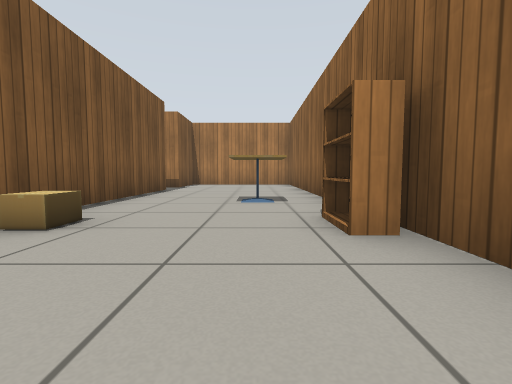
View 1 (above)

20 first-person views from a walk through a robot-simulator world made for Gazebo. The camera is 0.5 m above the floor, tilts 4° down and sees 85° across. The floor is counted in squares, 1 m on a side. Each view is taken from the middle of a square. On the plan, view 1 faces up. The plan holds only what a view shows up to about 9 squares ahead; the rest is blank. Simple patterns stand in for the simulator's built-in surfaces.

View 2
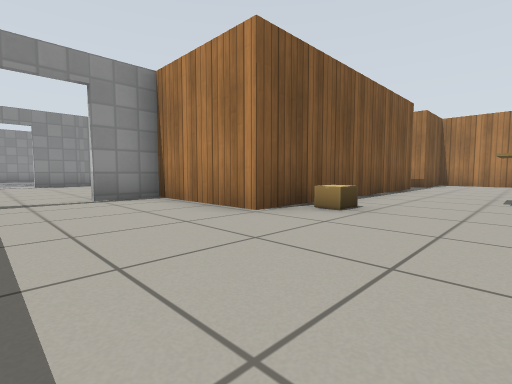

View 3
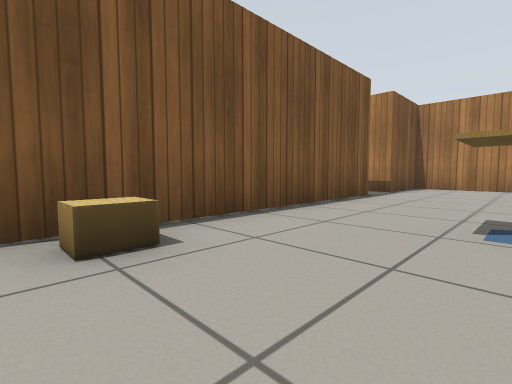

View 4
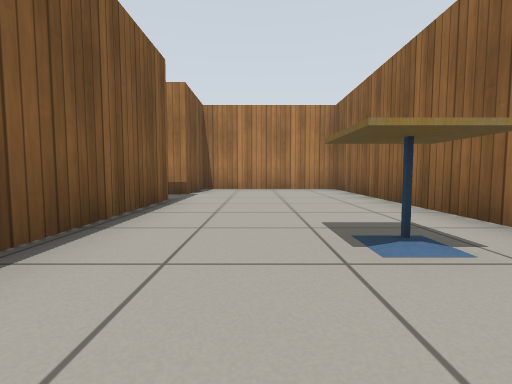

View 5
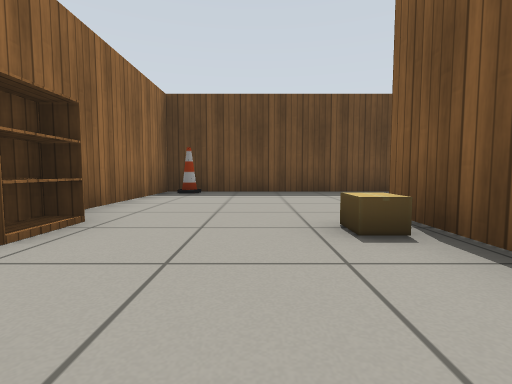

View 6
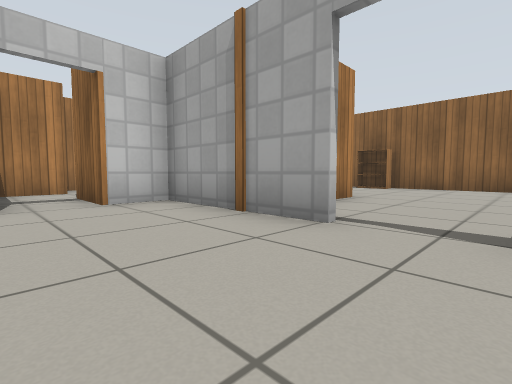

View 7
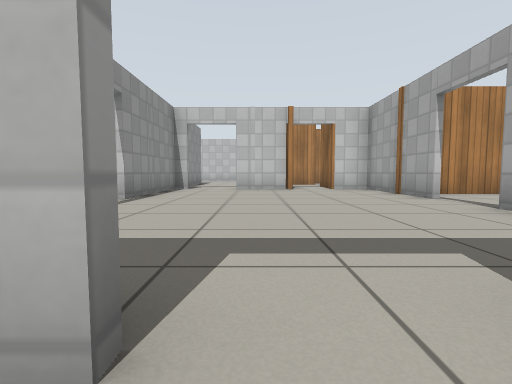

View 8
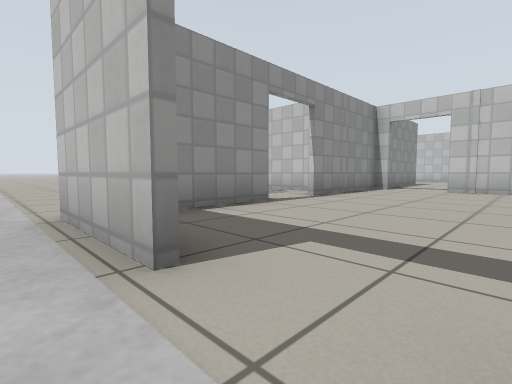

View 9
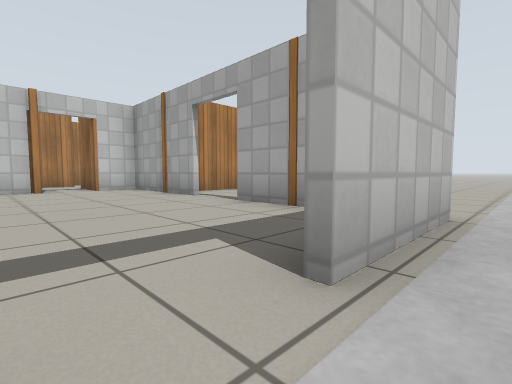

View 10
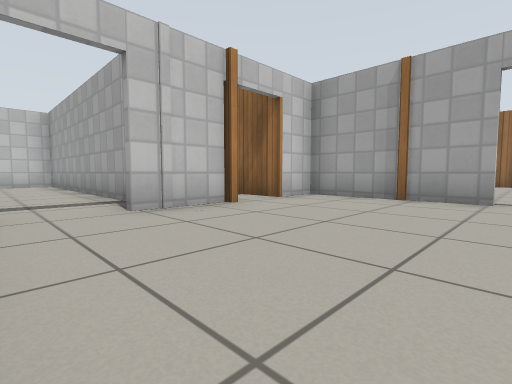

View 11
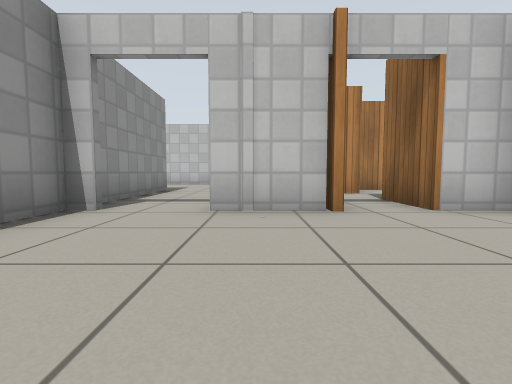

View 12
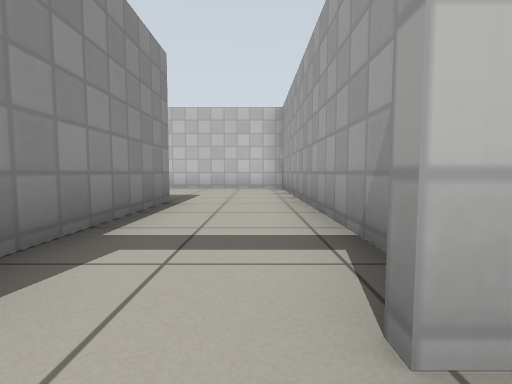

View 13
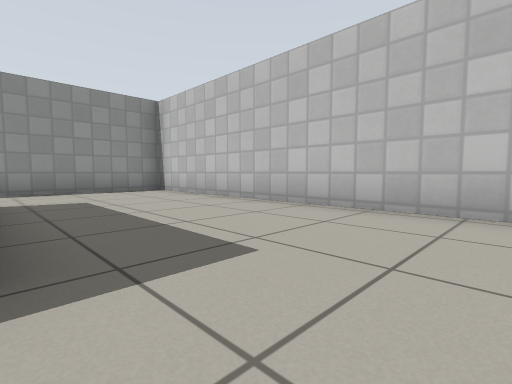

View 14
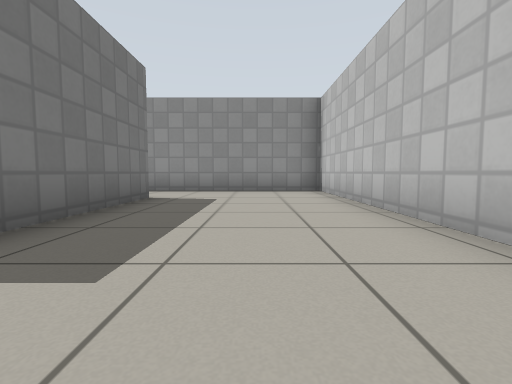

View 15
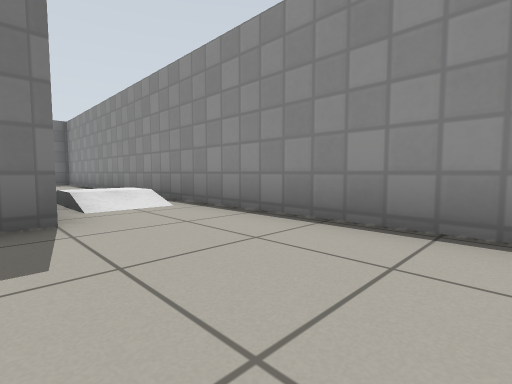

View 16
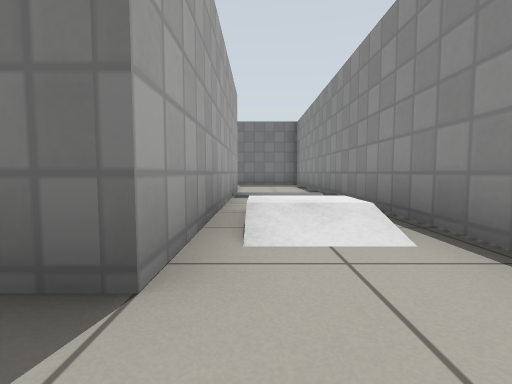

View 17
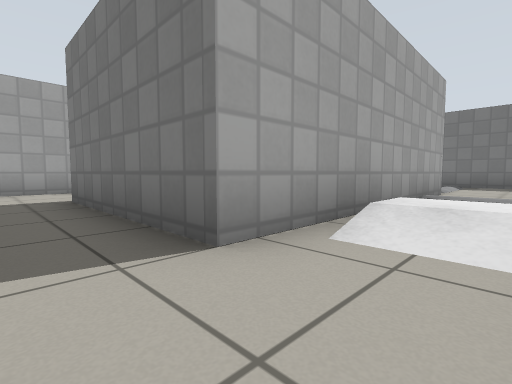

View 18
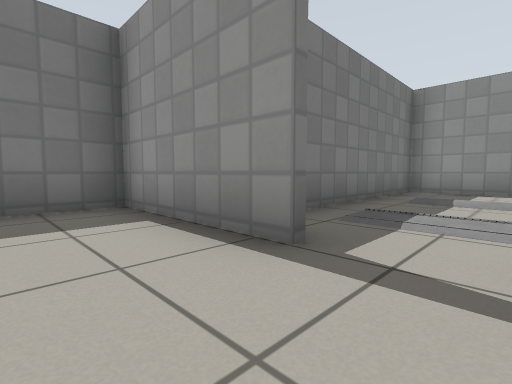

View 19
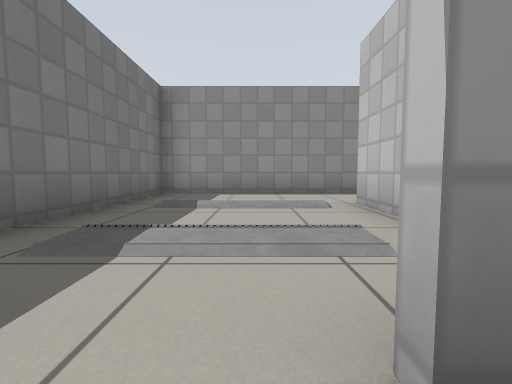

View 20
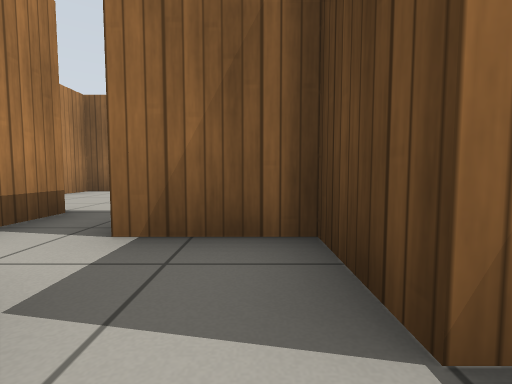

### Floor plan
Ten units are one square. View 1 is at (0, 0); x grows to the right and y downward. Boxes are objects, and circles mark ways between rooms. Rooms are numbered by the first view taken in them; rooms with no view inside come last. Other rooms are left out.
<svg viewBox="-181 -122 201 317">
<path fill="none" stroke="#000" d="M13 -34 14 -115 -26 -115 -26 -94 -35 -94M-26 -81 -26 -16 -54 -16 -54 -4M13 15 13 -16M-45 22 5 22M-115 11 -115 42 -101 42M-56 -4 -56 -37 -67 -37M-78 -37 -96 -37M-110 -37 -115 -37 -115 -3M-56 26 -56 10M-94 44 -117 44M-54 44 -80 44M-155 -55 -155 -79 -115 -79 -115 -45M-92 -46 -92 -117 -176 -117 -176 -55M-65 -66 -78 -66M-54 -65 -39 -65 -39 -81M-54 -80 -64 -80M-67 -37 -67 -53M-125 -16 -155 -16 -155 -55M-176 -55 -176 22 -131 22"/>
<rect x="-25" y="-35" width="10" height="10" fill="#bbb"><title>cardboard box</title></rect>
<rect x="-5" y="-55" width="10" height="10" fill="#bbb"><title>cafe table</title></rect>
<rect x="5" y="-35" width="10" height="20" fill="#bbb"><title>bookshelf</title></rect>
<rect x="5" y="15" width="10" height="10" fill="#bbb"><title>cone</title></rect>
<rect x="-175" y="-65" width="10" height="10" fill="#bbb"><title>ramp</title></rect>
<circle cx="-55" cy="5" r="3" fill="#2a7"/>
<circle cx="-85" cy="40" r="3" fill="#2a7"/>
<circle cx="-105" cy="-40" r="3" fill="#2a7"/>
<circle cx="-75" cy="-40" r="3" fill="#2a7"/>
<circle cx="-120" cy="5" r="3" fill="#2a7"/>
<circle cx="-160" cy="-60" r="3" fill="#2a7"/>
<text x="-10" y="-50">1</text>
<text x="-90" y="0">2</text>
<text x="-110" y="190">3</text>
<text x="-130" y="-90">4</text>
<text x="-60" y="-60">5</text>
<text x="-160" y="-10">6</text>
</svg>
Room 1 opens to room 2. Room 2 opens to room 3. Room 2 opens to room 4. Room 2 opens to room 5. Room 2 opens to room 6. Room 4 opens to room 6.

Where each view was taken, in squares from view 1:
view 1: 0 up, 0 right, facing up
view 2: 1 down, 0 right, facing up-left
view 3: 2 up, 0 right, facing up-left
view 4: 3 up, 1 left, facing up
view 5: 5 up, 1 left, facing down
view 6: 1 down, 8 left, facing up-right
view 7: 5 down, 9 left, facing up
view 8: 5 down, 8 left, facing up-left
view 9: 5 down, 9 left, facing up-right
view 10: 0 up, 11 left, facing up-right
view 11: 0 up, 9 left, facing up
view 12: 3 up, 10 left, facing up
view 13: 8 up, 10 left, facing up-left
view 14: 10 up, 10 left, facing left
view 15: 11 up, 15 left, facing down-left
view 16: 9 up, 16 left, facing down
view 17: 9 up, 17 left, facing down-right
view 18: 0 up, 10 left, facing down-left
view 19: 0 up, 11 left, facing left
view 20: 7 up, 6 left, facing right
